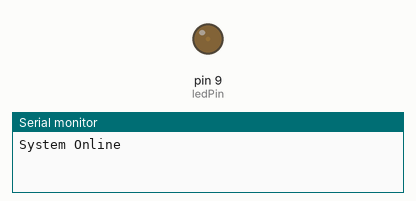
Recording of a sketch running on a simulated Arduino Uno, built with avr-gcc and run on an emulated ATmega328P. On the bench: output pins drawn as LEDs (lit = HIGH), the last lines printed to the serial monitor.

Above: at 0.05 s.
At 1.15 s:
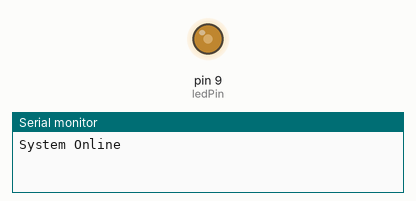
At 2.3 s:
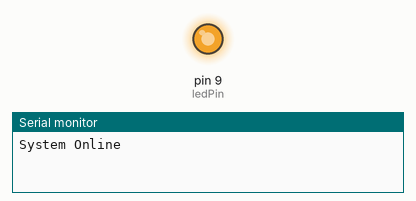
At 4.55 s:
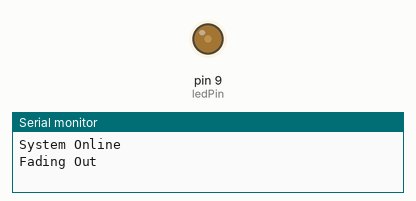
Timing chart, 0 to 6.6 s (numbered marks = the images above):
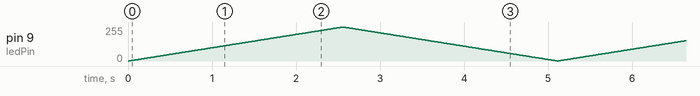

The sketch:

breathe.ino
```cpp
const int ledPin = 9;       // Your LED connected to PWM pin D9

int ledBrightness = 0;
bool fadeDirection = 1;

void setup() {
  Serial.begin(9600);
  pinMode(ledPin, OUTPUT);
  Serial.println("System Online");
}

void loop() {
  if (fadeDirection == 1) {
    analogWrite(ledPin, ledBrightness++);
  } else {
    analogWrite(ledPin, ledBrightness--);
  }

  if (ledBrightness >= 255) {
    fadeDirection = 0;
    Serial.println("Fading Out");
  } else if (ledBrightness <= 0) {
    fadeDirection = 1;
    Serial.println("Fading In");
  }

  delay(10);
}
```
